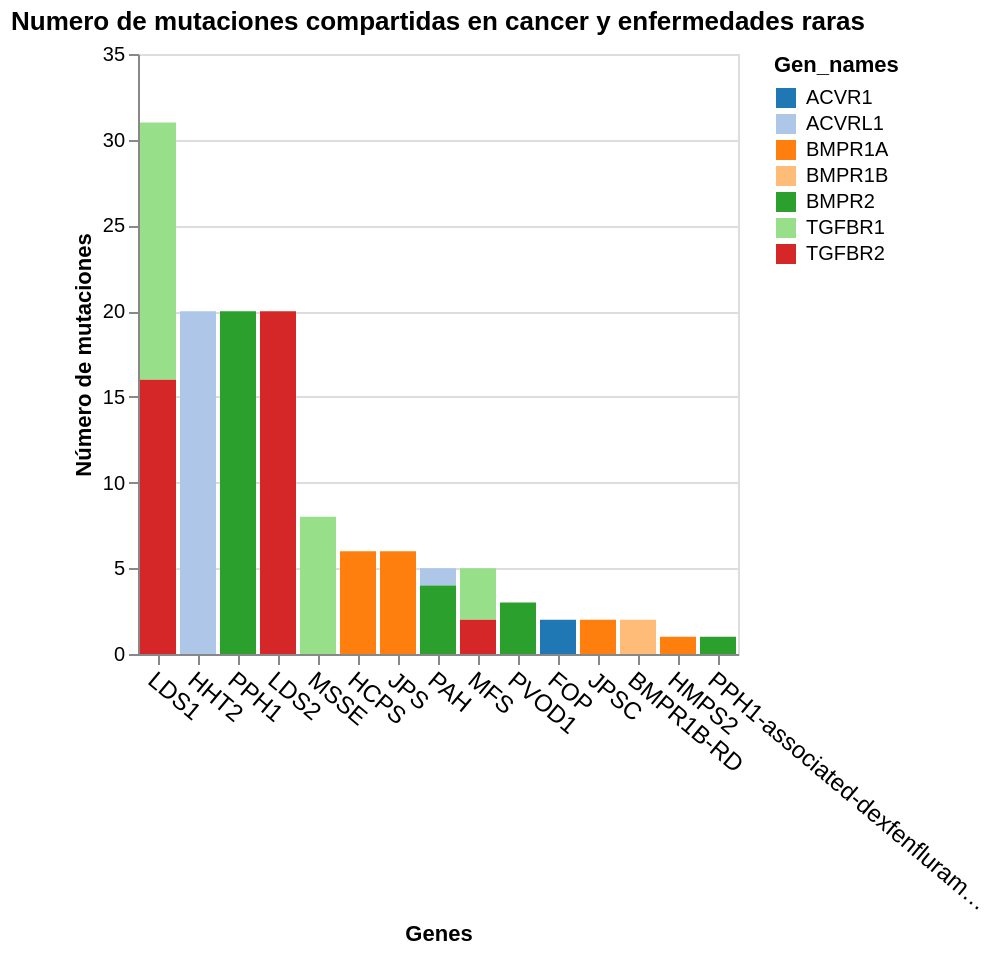

Notebook cell for this chart:
### Code cell
import altair as alt
alt.Chart(df_cross_variations
).transform_aggregate(
    unique_aa_mutation='distinct(aa_mutation)',
    groupby=['Gen_names','Condition', 'aa_mutation']
).mark_bar().encode(
    y=alt.Y('count(unique_aa_mutation):Q', title='Número de mutaciones'),
    x=alt.X('Condition', sort='-y', title='Genes',axis=alt.Axis(
              labelAngle=40, labelFontSize=12)),
    color=alt.Color('Gen_names', scale=alt.Scale(scheme='category20')),
     tooltip=['count(unique_aa_mutation):Q', 'Gen_names', 'Condition(s)' ]
).properties(
    title="Numero de mutaciones compartidas en cancer y enfermedades raras"
)

### Figure 1 — Vega-Lite specification as saved in the notebook (floating-point values rounded to 4 significant figures; data arrays with more than 128 entries replaced by an {"elided": "..."} marker saying what was removed)
{"config": {"view": {"continuousWidth": 300, "continuousHeight": 300}}, "data": {"name": "data-988959dc553e84c00fba39df09f86cba"}, "mark": {"type": "bar"}, "encoding": {"color": {"field": "Gen_names", "scale": {"scheme": "category20"}, "type": "nominal"}, "tooltip": [{"aggregate": "count", "field": "unique_aa_mutation", "type": "quantitative"}, {"field": "Gen_names", "type": "nominal"}, {"field": "Condition(s)", "type": "nominal"}], "x": {"axis": {"labelAngle": 40, "labelFontSize": 12}, "field": "Condition", "sort": "-y", "title": "Genes", "type": "nominal"}, "y": {"aggregate": "count", "field": "unique_aa_mutation", "title": "Número de mutaciones", "type": "quantitative"}}, "title": "Numero de mutaciones compartidas en cancer y enfermedades raras", "transform": [{"aggregate": [{"op": "distinct", "field": "aa_mutation", "as": "unique_aa_mutation"}], "groupby": ["Gen_names", "Condition", "aa_mutation"]}], "$schema": "https://vega.github.io/schema/vega-lite/v5.16.3.json", "datasets": {"data-988959dc553e84c00fba39df09f86cba": {"elided": "222 records"}}}
